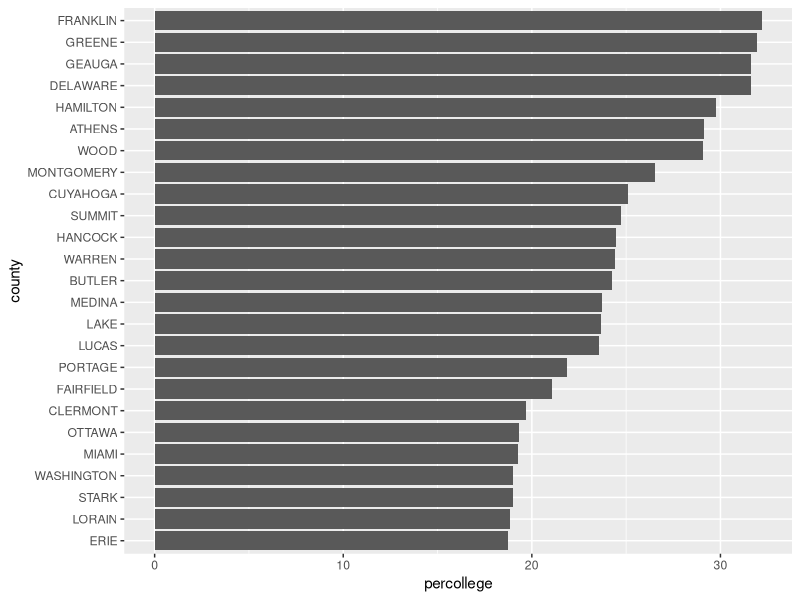
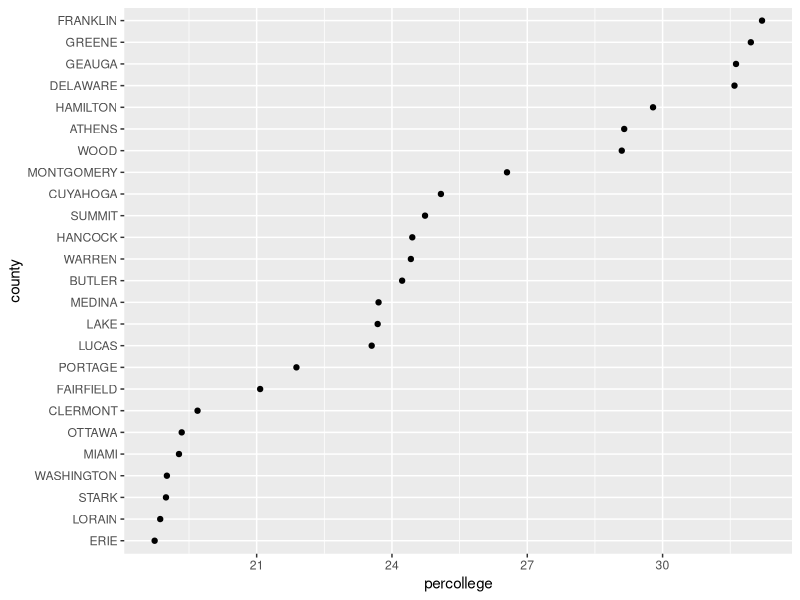
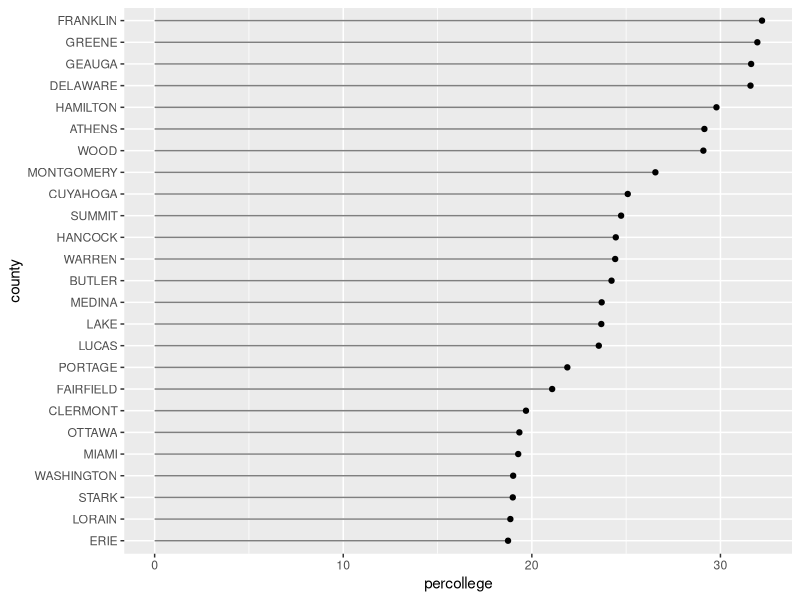
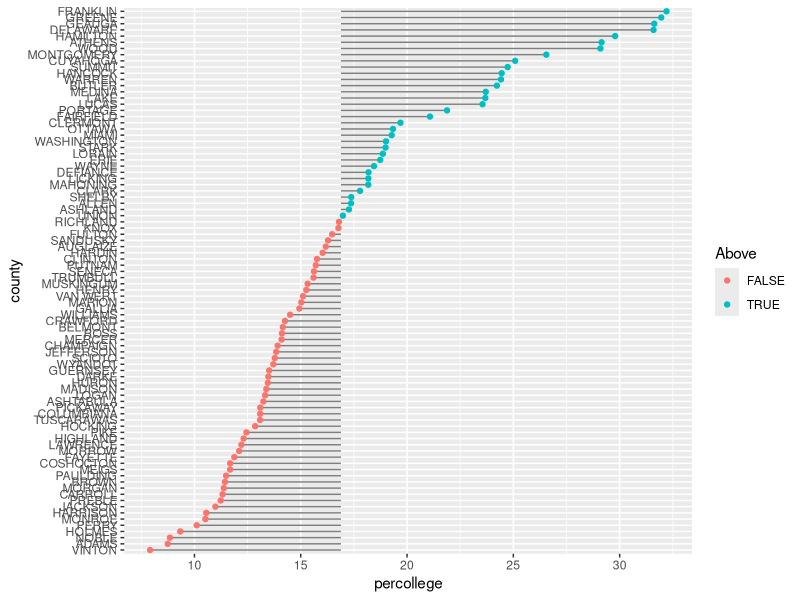

Write the R code that produced these figures, in order.
## ---- chunk 1
library(dplyr)          # for data manipulation
library(ggplot2)        # for generating the visualizations
## ---- chunk 2
library(gridExtra)
## ---- chunk 3
head(midwest)
## ---- chunk 4
ohio_top25 <- midwest %>%
        filter(state == "OH") %>%
        select(county, percollege) %>%
        arrange(desc(percollege)) %>%
        top_n(25) %>%
        arrange(percollege) %>%
        mutate(county = factor(county, levels = .$county))
## ---- chunk 5
# bar chart
ggplot(ohio_top25, aes(county, percollege)) +
        geom_bar(stat = "identity") +
        coord_flip()
## ---- chunk 6
# dot plot
ggplot(ohio_top25, aes(percollege, county)) +
        geom_point()
## ---- chunk 7
# lollipop chart
ggplot(ohio_top25, aes(percollege, county)) +
         geom_segment(aes(x = 0, y = county, xend = percollege, yend = county), color = "grey50") +
        geom_point()
## ---- chunk 8
ohio <- midwest %>%
        filter(state == "OH") %>%
        select(county, percollege) %>%
        arrange(percollege) %>%
        mutate(Avg = mean(percollege, na.rm = TRUE),
               Above = ifelse(percollege - Avg > 0, TRUE, FALSE),
               county = factor(county, levels = .$county))


ggplot(ohio, aes(percollege, county, color = Above)) +
         geom_segment(aes(x = Avg, y = county, xend = percollege, yend = county), color = "grey50") +
        geom_point()
